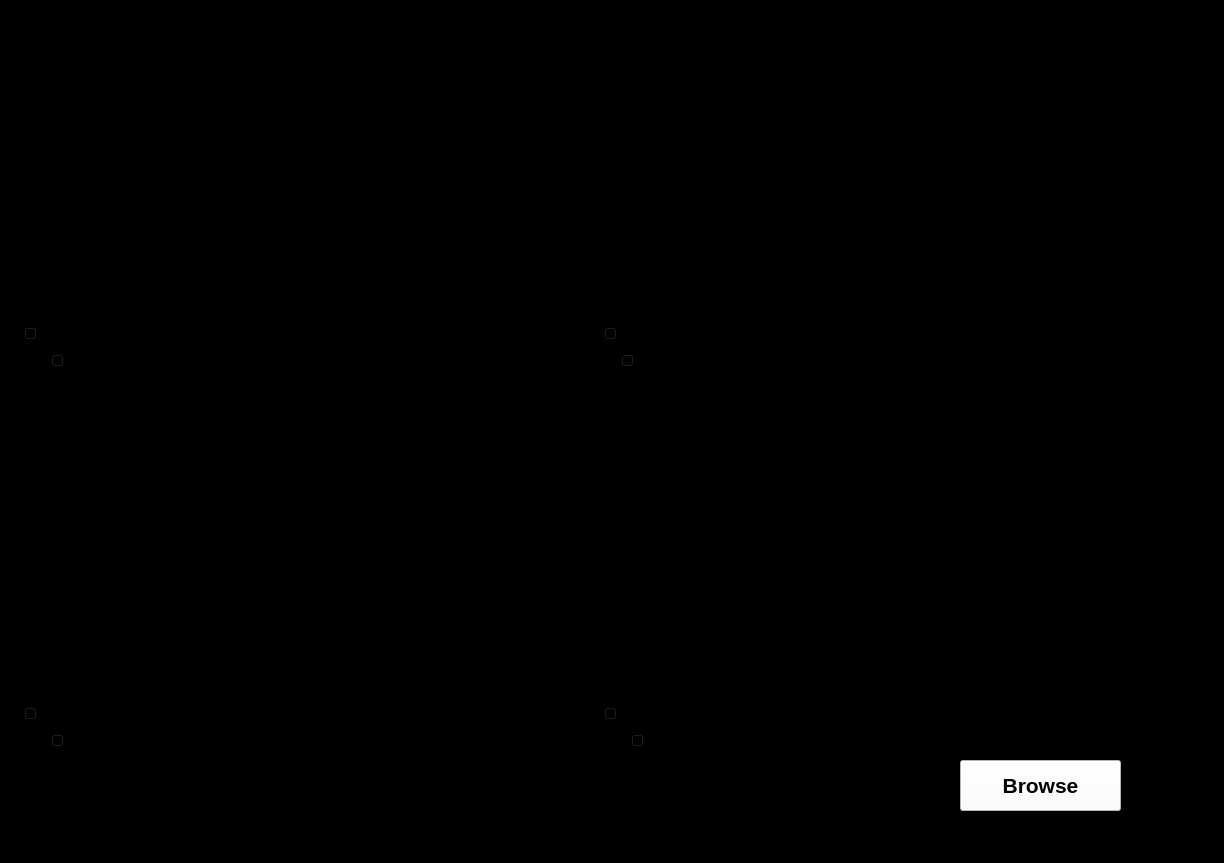
<?xml version="1.0" encoding="UTF-8"?>
<ui version="4.0">
 <class>MainWindow</class>
 <widget class="QMainWindow" name="MainWindow">
  <property name="geometry">
   <rect>
    <x>0</x>
    <y>0</y>
    <width>1224</width>
    <height>863</height>
   </rect>
  </property>
  <property name="windowTitle">
   <string>MainWindow</string>
  </property>
  <property name="styleSheet">
   <string notr="true">background-color: rgb(0, 0, 0);</string>
  </property>
  <property name="documentMode">
   <bool>false</bool>
  </property>
  <widget class="QWidget" name="centralwidget">
   <widget class="QPushButton" name="pushButton">
    <property name="geometry">
     <rect>
      <x>960</x>
      <y>760</y>
      <width>161</width>
      <height>51</height>
     </rect>
    </property>
    <property name="font">
     <font>
      <pointsize>16</pointsize>
      <weight>75</weight>
      <italic>false</italic>
      <bold>true</bold>
      <underline>false</underline>
      <strikeout>false</strikeout>
     </font>
    </property>
    <property name="cursor">
     <cursorShape>OpenHandCursor</cursorShape>
    </property>
    <property name="mouseTracking">
     <bool>false</bool>
    </property>
    <property name="tabletTracking">
     <bool>false</bool>
    </property>
    <property name="styleSheet">
     <string notr="true">background-color: rgb(255, 255, 255);</string>
    </property>
    <property name="text">
     <string>Browse</string>
    </property>
   </widget>
   <widget class="QSlider" name="coronalHorizontalSlider">
    <property name="geometry">
     <rect>
      <x>620</x>
      <y>350</y>
      <width>521</width>
      <height>22</height>
     </rect>
    </property>
    <property name="orientation">
     <enum>Qt::Horizontal</enum>
    </property>
   </widget>
   <widget class="QSlider" name="sagittalHorizontalSlider">
    <property name="geometry">
     <rect>
      <x>50</x>
      <y>730</y>
      <width>521</width>
      <height>22</height>
     </rect>
    </property>
    <property name="orientation">
     <enum>Qt::Horizontal</enum>
    </property>
   </widget>
   <widget class="QSlider" name="axialVerticalSlider">
    <property name="geometry">
     <rect>
      <x>20</x>
      <y>40</y>
      <width>22</width>
      <height>301</height>
     </rect>
    </property>
    <property name="orientation">
     <enum>Qt::Vertical</enum>
    </property>
   </widget>
   <widget class="QSlider" name="coronalVerticalSlider">
    <property name="geometry">
     <rect>
      <x>600</x>
      <y>40</y>
      <width>22</width>
      <height>301</height>
     </rect>
    </property>
    <property name="orientation">
     <enum>Qt::Vertical</enum>
    </property>
   </widget>
   <widget class="QSlider" name="verticalSlider_4">
    <property name="geometry">
     <rect>
      <x>600</x>
      <y>420</y>
      <width>22</width>
      <height>301</height>
     </rect>
    </property>
    <property name="orientation">
     <enum>Qt::Vertical</enum>
    </property>
   </widget>
   <widget class="QSlider" name="axialHorizontalSlider">
    <property name="geometry">
     <rect>
      <x>50</x>
      <y>350</y>
      <width>521</width>
      <height>22</height>
     </rect>
    </property>
    <property name="orientation">
     <enum>Qt::Horizontal</enum>
    </property>
   </widget>
   <widget class="QSlider" name="sagittalVerticalSlider">
    <property name="geometry">
     <rect>
      <x>20</x>
      <y>420</y>
      <width>22</width>
      <height>301</height>
     </rect>
    </property>
    <property name="orientation">
     <enum>Qt::Vertical</enum>
    </property>
   </widget>
   <widget class="QSlider" name="horizontalSlider_4">
    <property name="geometry">
     <rect>
      <x>630</x>
      <y>730</y>
      <width>521</width>
      <height>22</height>
     </rect>
    </property>
    <property name="orientation">
     <enum>Qt::Horizontal</enum>
    </property>
   </widget>
   <widget class="QWidget" name="horizontalLayoutWidget">
    <property name="geometry">
     <rect>
      <x>60</x>
      <y>10</y>
      <width>531</width>
      <height>321</height>
     </rect>
    </property>
    <layout class="QHBoxLayout" name="axialLayout"/>
   </widget>
   <widget class="QWidget" name="horizontalLayoutWidget_2">
    <property name="geometry">
     <rect>
      <x>640</x>
      <y>10</y>
      <width>531</width>
      <height>321</height>
     </rect>
    </property>
    <layout class="QHBoxLayout" name="coronalLayout"/>
   </widget>
   <widget class="QWidget" name="horizontalLayoutWidget_3">
    <property name="geometry">
     <rect>
      <x>60</x>
      <y>390</y>
      <width>531</width>
      <height>321</height>
     </rect>
    </property>
    <layout class="QHBoxLayout" name="sagittalLayout"/>
   </widget>
   <widget class="QWidget" name="horizontalLayoutWidget_4">
    <property name="geometry">
     <rect>
      <x>640</x>
      <y>390</y>
      <width>531</width>
      <height>321</height>
     </rect>
    </property>
    <layout class="QHBoxLayout" name="horizontalLayout_4"/>
   </widget>
  </widget>
  <widget class="QMenuBar" name="menubar">
   <property name="geometry">
    <rect>
     <x>0</x>
     <y>0</y>
     <width>1224</width>
     <height>26</height>
    </rect>
   </property>
  </widget>
  <widget class="QStatusBar" name="statusbar"/>
 </widget>
 <resources/>
 <connections/>
</ui>
